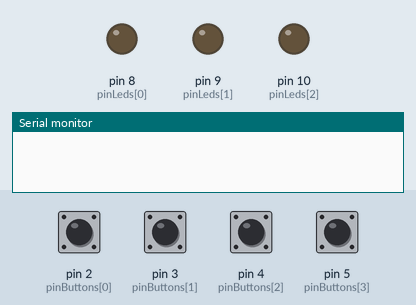
Recording of a sketch running on a simulated Arduino Uno, built with avr-gcc and run on an emulated ATmega328P. Parts: output pins drawn as LEDs (lit = HIGH), the last lines printed to the serial monitor. The test bench sets the inputs (shaded band); at power-on: pin 2 (pinButtons[0]), pin 3 (pinButtons[1]), pin 4 (pinButtons[2]), pin 5 (pinButtons[3]) LOW.

Above: at 1.2 s.
1.3 s: pin 2 (pinButtons[0]) pulled HIGH for 0.15 s
At 2.5 s:
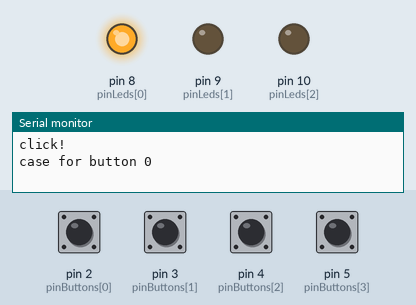
2.9 s: pin 3 (pinButtons[1]) pulled HIGH for 0.15 s
At 3.9 s:
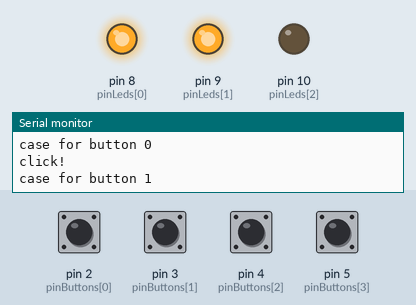
4.5 s: pin 4 (pinButtons[2]) pulled HIGH for 0.15 s
At 5.1 s:
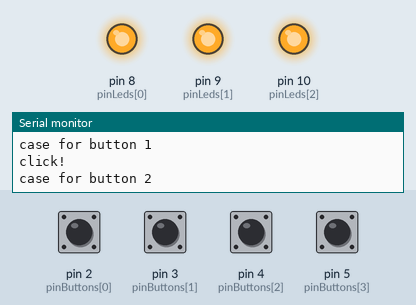
6.1 s: pin 5 (pinButtons[3]) pulled HIGH for 0.15 s
At 7.3 s:
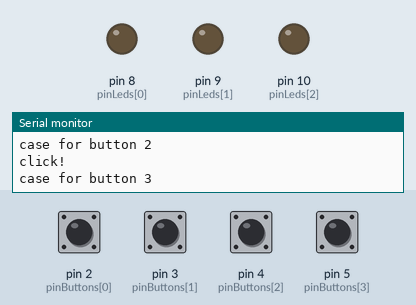
7.7 s: pin 3 (pinButtons[1]) pulled HIGH for 1 s
At 8.7 s:
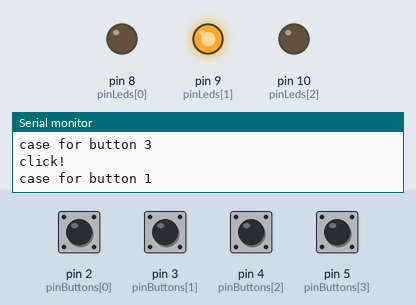
10.2 s: pin 4 (pinButtons[2]) pulled HIGH for 1 s
At 10.6 s:
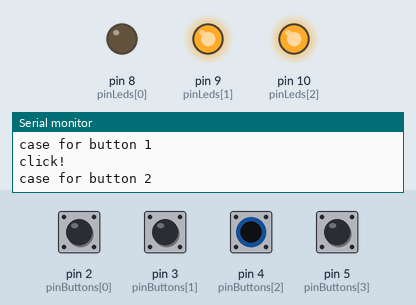
Timing chart, 0 to 13.2 s (numbered marks = the images above; inputs shaded):
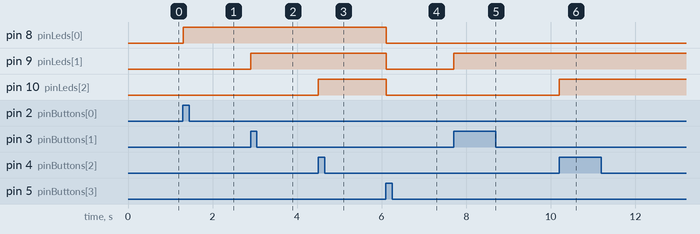

The sketch:

exp_08_01.ino
```cpp
// Лаборатория электроники и программирования
// Эксперимент 8
// Подключаем несколько кнопок, управляем светодиодами.
//

// пины для подключения кнопок
int pinButtons[]={2,3,4,5};
// для сохранения предыдущих состояний кнопок
int lastButtons[]={0,0,0,0};
// для сохранения текущих состояний кнопок
int currentButtons[]={0,0,0,0};
// пины подключения светодиодов red,yellow,green
int pinLeds[]={8,9,10};


void setup() {
  // запуск последовательного порта
  Serial.begin(9600);
  // Сконфигурировать пины подключения кнопок как вход
  for(int i=0;i<4;i++) {
     pinMode (pinButtons[i], INPUT);
  }
  // Сконфигурировать пины подключения светодиодов
  // как выход и выключить
  for(int i=0;i<3;i++) {
     pinMode (pinLeds[i], OUTPUT);
     digitalWrite (pinLeds[i], LOW);
  }

}

void loop() {
  // проверка нажатия кнопок выбора программ
  for(int i=0;i<4;i++)
   {
   // борьба с дребезгом
   currentButtons [i] = debounce(lastButtons [i],pinButtons [i]);
   // если нажатие...
   if (lastButtons [i] == 0 && currentButtons [i] == 1)
     {
     // для отладки
     Serial.println("click!");
     // функция перехода при нажатии кнопки
     doButtons(i);
     }
   lastButtons[i] = currentButtons[i];
   }
}
// обработка клавиш выбора программ
void doButtons(int but)
   {
   switch(but)
      {
      case 0:  Serial.println("case for button 0");
               digitalWrite(pinLeds[0],HIGH);
            break;
      case 1:  Serial.println("case for button 1");
               digitalWrite(pinLeds[1],HIGH);
            break;
      case 2:  Serial.println("case for button 2");
               digitalWrite(pinLeds[2],HIGH);
           break;
      case 3:  Serial.println("case for button 3");
               for(int i=0;i<3;i++) {
                  digitalWrite (pinLeds[i], LOW);
               }
            break;
      default:
            break;
     }
  }

// Функция сглаживания дребезга
int debounce(int last,int pin1) {
  int current = digitalRead(pin1);
  if (last != current)
    {
    delay(5);
    current = digitalRead(pin1);
    return current;
    }
}
```

Measured:
- after the input at 1.3 s, pin 8 (pinLeds[0]): LOW → HIGH at once
- after the input at 2.9 s, pin 9 (pinLeds[1]): LOW → HIGH at once
- after the input at 4.5 s, pin 10 (pinLeds[2]): LOW → HIGH at once
- after the input at 6.1 s, pin 8 (pinLeds[0]), pin 9 (pinLeds[1]), pin 10 (pinLeds[2]): HIGH → LOW at once
- after the input at 7.7 s, pin 9 (pinLeds[1]): LOW → HIGH at once
- after the input at 10.2 s, pin 10 (pinLeds[2]): LOW → HIGH at once
